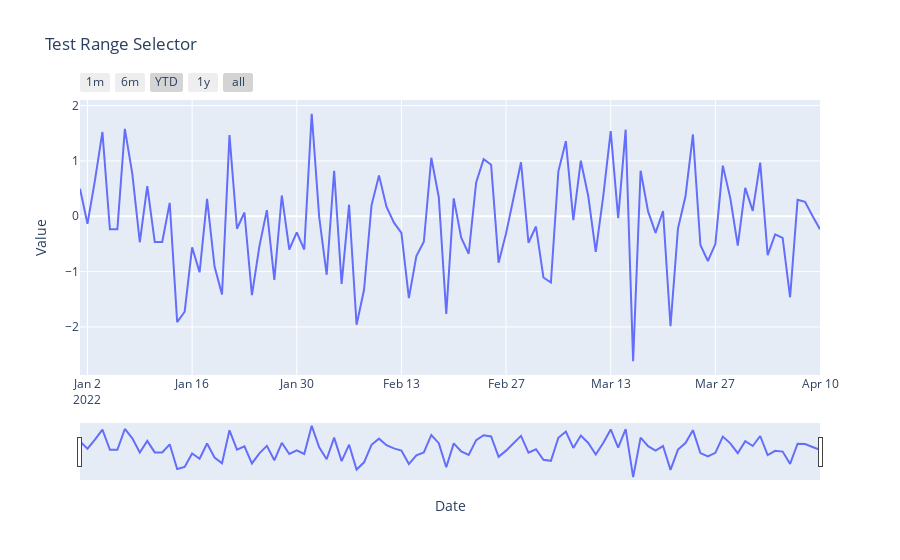

The notebook cell saved with this chart:
### Code cell
import plotly.graph_objects as go
import pandas as pd
import numpy as np

# Exemple de données
dates = pd.date_range(start='2022-01-01', periods=100, freq='D')
values = np.random.randn(100)

fig = go.Figure()
fig.add_trace(go.Scatter(x=dates, y=values, mode='lines', name='Random Data'))

fig.update_xaxes(
    rangeslider=dict(visible=True),
    rangeselector=dict(
        buttons=list([
            dict(count=1, label="1m", step="month", stepmode="backward"),
            dict(count=6, label="6m", step="month", stepmode="backward"),
            dict(count=1, label="YTD", step="year", stepmode="todate"),
            dict(count=1, label="1y", step="year", stepmode="backward"),
            dict(step="all")
        ])
    )
)

fig.update_layout(
    title='Test Range Selector',
    xaxis_title='Date',
    yaxis_title='Value',
)

fig.show()
